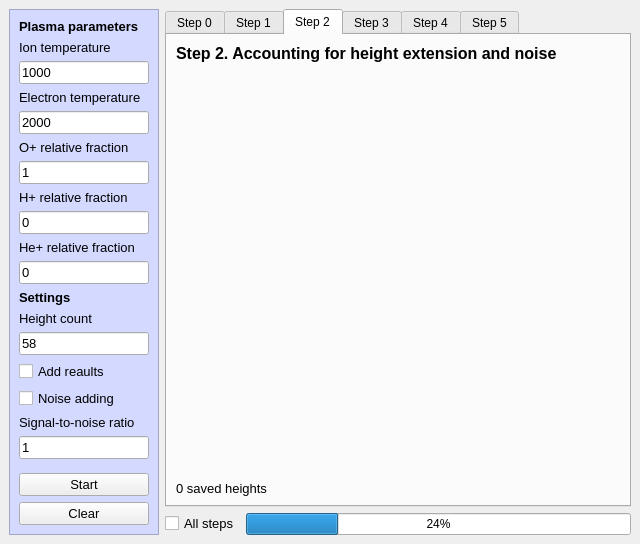
<?xml version="1.0" encoding="UTF-8"?>
<ui version="4.0">
 <class>IS_Model</class>
 <widget class="QMainWindow" name="IS_Model">
  <property name="geometry">
   <rect>
    <x>0</x>
    <y>0</y>
    <width>640</width>
    <height>544</height>
   </rect>
  </property>
  <property name="windowTitle">
   <string>IS Model</string>
  </property>
  <widget class="QWidget" name="centralwidget">
   <layout class="QHBoxLayout" name="horizontalLayout_2">
    <item>
     <widget class="QFrame" name="frame">
      <property name="sizePolicy">
       <sizepolicy hsizetype="Fixed" vsizetype="Expanding">
        <horstretch>0</horstretch>
        <verstretch>0</verstretch>
       </sizepolicy>
      </property>
      <property name="minimumSize">
       <size>
        <width>150</width>
        <height>0</height>
       </size>
      </property>
      <property name="styleSheet">
       <string notr="true">QFrame
{
	background-color: rgb(211, 217, 255)
}</string>
      </property>
      <property name="frameShape">
       <enum>QFrame::StyledPanel</enum>
      </property>
      <property name="frameShadow">
       <enum>QFrame::Sunken</enum>
      </property>
      <layout class="QVBoxLayout" name="verticalLayout_3">
       <item>
        <widget class="QLabel" name="label_6">
         <property name="text">
          <string>&lt;html&gt;&lt;head/&gt;&lt;body&gt;&lt;p&gt;&lt;span style=&quot; font-size:10pt; font-weight:600;&quot;&gt;Plasma parameters&lt;/span&gt;&lt;/p&gt;&lt;/body&gt;&lt;/html&gt;</string>
         </property>
        </widget>
       </item>
       <item>
        <widget class="QLabel" name="label_7">
         <property name="font">
          <font>
           <pointsize>10</pointsize>
          </font>
         </property>
         <property name="text">
          <string>&lt;html&gt;&lt;head/&gt;&lt;body&gt;&lt;p&gt;&lt;span style=&quot; font-size:10pt;&quot;&gt;Ion temperature&lt;/span&gt;&lt;/p&gt;&lt;/body&gt;&lt;/html&gt;</string>
         </property>
        </widget>
       </item>
       <item>
        <widget class="QLineEdit" name="lineEdit">
         <property name="font">
          <font>
           <pointsize>10</pointsize>
          </font>
         </property>
         <property name="autoFillBackground">
          <bool>false</bool>
         </property>
         <property name="text">
          <string>1000</string>
         </property>
        </widget>
       </item>
       <item>
        <widget class="QLabel" name="label_8">
         <property name="text">
          <string>&lt;html&gt;&lt;head/&gt;&lt;body&gt;&lt;p&gt;&lt;span style=&quot; font-size:10pt;&quot;&gt;Electron temperature&lt;/span&gt;&lt;/p&gt;&lt;/body&gt;&lt;/html&gt;</string>
         </property>
        </widget>
       </item>
       <item>
        <widget class="QLineEdit" name="lineEdit_2">
         <property name="font">
          <font>
           <pointsize>10</pointsize>
          </font>
         </property>
         <property name="text">
          <string>2000</string>
         </property>
        </widget>
       </item>
       <item>
        <widget class="QLabel" name="label_9">
         <property name="text">
          <string>&lt;html&gt;&lt;head/&gt;&lt;body&gt;&lt;p&gt;&lt;span style=&quot; font-size:10pt;&quot;&gt;O+ relative fraction&lt;/span&gt;&lt;/p&gt;&lt;/body&gt;&lt;/html&gt;</string>
         </property>
        </widget>
       </item>
       <item>
        <widget class="QLineEdit" name="lineEdit_3">
         <property name="font">
          <font>
           <pointsize>10</pointsize>
          </font>
         </property>
         <property name="text">
          <string>1</string>
         </property>
        </widget>
       </item>
       <item>
        <widget class="QLabel" name="label_10">
         <property name="text">
          <string>&lt;html&gt;&lt;head/&gt;&lt;body&gt;&lt;p&gt;&lt;span style=&quot; font-size:10pt;&quot;&gt;H+ relative fraction&lt;/span&gt;&lt;/p&gt;&lt;/body&gt;&lt;/html&gt;</string>
         </property>
        </widget>
       </item>
       <item>
        <widget class="QLineEdit" name="lineEdit_4">
         <property name="font">
          <font>
           <pointsize>10</pointsize>
          </font>
         </property>
         <property name="text">
          <string>0</string>
         </property>
        </widget>
       </item>
       <item>
        <widget class="QLabel" name="label_11">
         <property name="text">
          <string>&lt;html&gt;&lt;head/&gt;&lt;body&gt;&lt;p&gt;&lt;span style=&quot; font-size:10pt;&quot;&gt;He+ relative fraction&lt;/span&gt;&lt;/p&gt;&lt;/body&gt;&lt;/html&gt;</string>
         </property>
        </widget>
       </item>
       <item>
        <widget class="QLineEdit" name="lineEdit_5">
         <property name="font">
          <font>
           <pointsize>10</pointsize>
          </font>
         </property>
         <property name="text">
          <string>0</string>
         </property>
        </widget>
       </item>
       <item>
        <widget class="QLabel" name="label_14">
         <property name="text">
          <string>&lt;html&gt;&lt;head/&gt;&lt;body&gt;&lt;p&gt;&lt;span style=&quot; font-size:10pt; font-weight:600;&quot;&gt;Settings&lt;/span&gt;&lt;/p&gt;&lt;/body&gt;&lt;/html&gt;</string>
         </property>
        </widget>
       </item>
       <item>
        <widget class="QLabel" name="label_13">
         <property name="text">
          <string>&lt;html&gt;&lt;head/&gt;&lt;body&gt;&lt;p&gt;&lt;span style=&quot; font-size:10pt;&quot;&gt;Height count&lt;/span&gt;&lt;/p&gt;&lt;/body&gt;&lt;/html&gt;</string>
         </property>
        </widget>
       </item>
       <item>
        <widget class="QLineEdit" name="lineEdit_7">
         <property name="font">
          <font>
           <pointsize>10</pointsize>
          </font>
         </property>
         <property name="text">
          <string>58</string>
         </property>
        </widget>
       </item>
       <item>
        <widget class="QCheckBox" name="checkBox_2">
         <property name="font">
          <font>
           <pointsize>10</pointsize>
          </font>
         </property>
         <property name="text">
          <string>Add reaults</string>
         </property>
        </widget>
       </item>
       <item>
        <widget class="QCheckBox" name="checkBox">
         <property name="font">
          <font>
           <pointsize>10</pointsize>
          </font>
         </property>
         <property name="text">
          <string>Noise adding</string>
         </property>
        </widget>
       </item>
       <item>
        <widget class="QLabel" name="label_12">
         <property name="text">
          <string>&lt;html&gt;&lt;head/&gt;&lt;body&gt;&lt;p&gt;&lt;span style=&quot; font-size:10pt;&quot;&gt;Signal-to-noise ratio&lt;/span&gt;&lt;/p&gt;&lt;/body&gt;&lt;/html&gt;</string>
         </property>
        </widget>
       </item>
       <item>
        <widget class="QLineEdit" name="lineEdit_6">
         <property name="font">
          <font>
           <pointsize>10</pointsize>
          </font>
         </property>
         <property name="text">
          <string>1</string>
         </property>
        </widget>
       </item>
       <item>
        <spacer name="verticalSpacer">
         <property name="orientation">
          <enum>Qt::Vertical</enum>
         </property>
         <property name="sizeHint" stdset="0">
          <size>
           <width>20</width>
           <height>40</height>
          </size>
         </property>
        </spacer>
       </item>
       <item>
        <widget class="QPushButton" name="pushButton">
         <property name="font">
          <font>
           <pointsize>10</pointsize>
          </font>
         </property>
         <property name="text">
          <string>Start</string>
         </property>
        </widget>
       </item>
       <item>
        <widget class="QPushButton" name="pushButton_2">
         <property name="font">
          <font>
           <pointsize>10</pointsize>
          </font>
         </property>
         <property name="text">
          <string>Clear</string>
         </property>
        </widget>
       </item>
      </layout>
     </widget>
    </item>
    <item>
     <layout class="QVBoxLayout" name="verticalLayout">
      <item>
       <widget class="QTabWidget" name="tabWidget">
        <property name="currentIndex">
         <number>2</number>
        </property>
        <widget class="QWidget" name="tab">
         <attribute name="title">
          <string>Step 0</string>
         </attribute>
         <layout class="QVBoxLayout" name="verticalLayout_5">
          <item>
           <widget class="QLabel" name="label_17">
            <property name="text">
             <string>&lt;html&gt;&lt;head/&gt;&lt;body&gt;&lt;p&gt;&lt;span style=&quot; font-size:12pt; font-weight:600;&quot;&gt;Step 0. Height profiles&lt;/span&gt;&lt;/p&gt;&lt;/body&gt;&lt;/html&gt;</string>
            </property>
           </widget>
          </item>
          <item>
           <spacer name="verticalSpacer_3">
            <property name="orientation">
             <enum>Qt::Vertical</enum>
            </property>
            <property name="sizeHint" stdset="0">
             <size>
              <width>20</width>
              <height>40</height>
             </size>
            </property>
           </spacer>
          </item>
         </layout>
        </widget>
        <widget class="QWidget" name="tab_1">
         <attribute name="title">
          <string>Step 1</string>
         </attribute>
         <layout class="QVBoxLayout" name="verticalLayout_2">
          <item>
           <widget class="QLabel" name="label">
            <property name="text">
             <string>&lt;html&gt;&lt;head/&gt;&lt;body&gt;&lt;p&gt;&lt;span style=&quot; font-size:12pt; font-weight:600;&quot;&gt;Step 1. IS signal generation on the spectrum&lt;/span&gt;&lt;/p&gt;&lt;/body&gt;&lt;/html&gt;</string>
            </property>
           </widget>
          </item>
          <item>
           <widget class="QWidget" name="step1_mpl1" native="true">
            <property name="sizePolicy">
             <sizepolicy hsizetype="Preferred" vsizetype="Expanding">
              <horstretch>0</horstretch>
              <verstretch>0</verstretch>
             </sizepolicy>
            </property>
           </widget>
          </item>
          <item>
           <widget class="QWidget" name="step1_mpl2" native="true">
            <property name="sizePolicy">
             <sizepolicy hsizetype="Preferred" vsizetype="Expanding">
              <horstretch>0</horstretch>
              <verstretch>0</verstretch>
             </sizepolicy>
            </property>
           </widget>
          </item>
          <item>
           <widget class="QLabel" name="label_15">
            <property name="text">
             <string>&lt;html&gt;&lt;head/&gt;&lt;body&gt;&lt;p&gt;&lt;span style=&quot; font-size:10pt;&quot;&gt;0 saved heights&lt;/span&gt;&lt;/p&gt;&lt;/body&gt;&lt;/html&gt;</string>
            </property>
           </widget>
          </item>
         </layout>
        </widget>
        <widget class="QWidget" name="tab_2">
         <attribute name="title">
          <string>Step 2</string>
         </attribute>
         <layout class="QVBoxLayout" name="verticalLayout_4">
          <item>
           <widget class="QLabel" name="label_2">
            <property name="text">
             <string>&lt;html&gt;&lt;head/&gt;&lt;body&gt;&lt;p&gt;&lt;span style=&quot; font-size:12pt; font-weight:600;&quot;&gt;Step 2. Accounting for height extension and noise &lt;/span&gt;&lt;/p&gt;&lt;/body&gt;&lt;/html&gt;</string>
            </property>
           </widget>
          </item>
          <item>
           <spacer name="verticalSpacer_2">
            <property name="orientation">
             <enum>Qt::Vertical</enum>
            </property>
            <property name="sizeHint" stdset="0">
             <size>
              <width>20</width>
              <height>40</height>
             </size>
            </property>
           </spacer>
          </item>
          <item>
           <widget class="QLabel" name="label_16">
            <property name="text">
             <string>&lt;html&gt;&lt;head/&gt;&lt;body&gt;&lt;p&gt;&lt;span style=&quot; font-size:10pt;&quot;&gt;0 saved heights&lt;/span&gt;&lt;/p&gt;&lt;/body&gt;&lt;/html&gt;</string>
            </property>
           </widget>
          </item>
         </layout>
        </widget>
        <widget class="QWidget" name="tab_3">
         <attribute name="title">
          <string>Step 3</string>
         </attribute>
         <layout class="QVBoxLayout" name="verticalLayout_6">
          <item>
           <widget class="QLabel" name="label_3">
            <property name="text">
             <string>&lt;html&gt;&lt;head/&gt;&lt;body&gt;&lt;p&gt;&lt;span style=&quot; font-size:12pt; font-weight:600;&quot;&gt;Step 3. Trapezoidal summation&lt;/span&gt;&lt;/p&gt;&lt;/body&gt;&lt;/html&gt;</string>
            </property>
           </widget>
          </item>
          <item>
           <spacer name="verticalSpacer_4">
            <property name="orientation">
             <enum>Qt::Vertical</enum>
            </property>
            <property name="sizeHint" stdset="0">
             <size>
              <width>20</width>
              <height>40</height>
             </size>
            </property>
           </spacer>
          </item>
         </layout>
        </widget>
        <widget class="QWidget" name="tab_4">
         <attribute name="title">
          <string>Step 4</string>
         </attribute>
         <layout class="QVBoxLayout" name="verticalLayout_7">
          <item>
           <widget class="QLabel" name="label_4">
            <property name="text">
             <string>&lt;html&gt;&lt;head/&gt;&lt;body&gt;&lt;p&gt;&lt;span style=&quot; font-size:12pt; font-weight:600;&quot;&gt;Step 4. Acounting for filter impulse response&lt;/span&gt;&lt;/p&gt;&lt;/body&gt;&lt;/html&gt;</string>
            </property>
           </widget>
          </item>
          <item>
           <spacer name="verticalSpacer_5">
            <property name="orientation">
             <enum>Qt::Vertical</enum>
            </property>
            <property name="sizeHint" stdset="0">
             <size>
              <width>20</width>
              <height>40</height>
             </size>
            </property>
           </spacer>
          </item>
         </layout>
        </widget>
        <widget class="QWidget" name="tab_5">
         <attribute name="title">
          <string>Step 5</string>
         </attribute>
         <layout class="QVBoxLayout" name="verticalLayout_8">
          <item>
           <widget class="QLabel" name="label_5">
            <property name="text">
             <string>&lt;html&gt;&lt;head/&gt;&lt;body&gt;&lt;p&gt;&lt;span style=&quot; font-size:12pt; font-weight:600;&quot;&gt;Step 5. Results&lt;/span&gt;&lt;/p&gt;&lt;/body&gt;&lt;/html&gt;</string>
            </property>
           </widget>
          </item>
          <item>
           <spacer name="verticalSpacer_6">
            <property name="orientation">
             <enum>Qt::Vertical</enum>
            </property>
            <property name="sizeHint" stdset="0">
             <size>
              <width>20</width>
              <height>40</height>
             </size>
            </property>
           </spacer>
          </item>
         </layout>
        </widget>
       </widget>
      </item>
      <item>
       <layout class="QHBoxLayout" name="horizontalLayout">
        <item>
         <widget class="QCheckBox" name="checkBox_3">
          <property name="font">
           <font>
            <pointsize>10</pointsize>
           </font>
          </property>
          <property name="text">
           <string>All steps</string>
          </property>
         </widget>
        </item>
        <item>
         <widget class="QProgressBar" name="progressBar">
          <property name="styleSheet">
           <string notr="true"/>
          </property>
          <property name="value">
           <number>24</number>
          </property>
         </widget>
        </item>
       </layout>
      </item>
     </layout>
    </item>
   </layout>
  </widget>
 </widget>
 <resources/>
 <connections/>
</ui>
